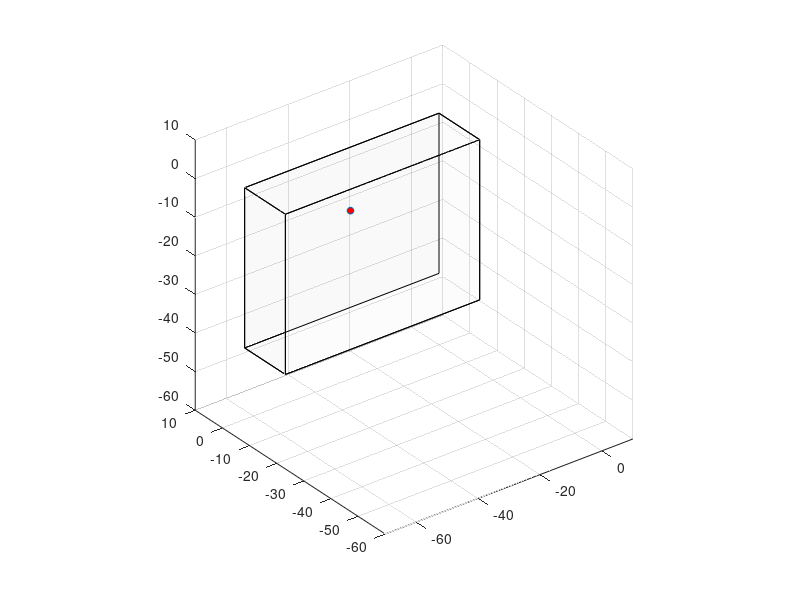

The MATLAB script that drew this image: (Note: this script raises an error after producing the figure.)
fullpathadd = '10_13-7.txt';
position = [10,13,7];
pos_x=position(1);
pos_y=position(2);
pos_z=position(3);



figure;

plot3(-pos_x-30,-pos_y,-pos_z, 'marker','o','MarkerFaceColor',[1 0 0],'Markersize',5);
xlim([-70,10])
ylim([-60,10])
zlim([-60,10])

pbaspect([1 1 1]);
grid on
drawnow;

hold on;

size_x=-62.8;
size_y=-15;
size_z=-41.5;

p1 = [0 0 0];
p2 = [size_x 0 0];
p3 = [size_x 0 size_z];
p4 = [0 0 size_z]; 

x = [p1(1) p2(1) p3(1) p4(1)];
y = [p1(2) p2(2) p3(2) p4(2)];
z = [p1(3) p2(3) p3(3) p4(3)];

fill3(x, y, z, 1,'facealpha',0.01,'facecolor',[0 0 0]);

%back
p1 = [0 size_y 0];
p2 = [size_x size_y 0];
p3 = [size_x size_y size_z];
p4 = [0 size_y size_z]; 

x = [p1(1) p2(1) p3(1) p4(1)];
y = [p1(2) p2(2) p3(2) p4(2)];
z = [p1(3) p2(3) p3(3) p4(3)];

fill3(x, y, z, 1,'facealpha',0.01,'facecolor',[0 0 0]);

%top
p1 = [0 0 size_z];
p2 = [size_x 0 size_z];
p3 = [size_x size_y size_z];
p4 = [0 size_y size_z]; 

x = [p1(1) p2(1) p3(1) p4(1)];
y = [p1(2) p2(2) p3(2) p4(2)];
z = [p1(3) p2(3) p3(3) p4(3)];

fill3(x, y, z, 1,'facealpha',0.01,'facecolor',[0 0 0]);

%bottom
p1 = [0 0 0];
p2 = [size_x 0 0];
p3 = [size_x size_y 0];
p4 = [0 size_y 0]; 

x = [p1(1) p2(1) p3(1) p4(1)];
y = [p1(2) p2(2) p3(2) p4(2)];
z = [p1(3) p2(3) p3(3) p4(3)];

fill3(x, y, z, 1,'facealpha',0.01,'facecolor',[0 0 0]);

%left
p1 = [0 0 0];
p2 = [0 0 size_z];
p3 = [0 size_y size_z];
p4 = [0 size_y 0]; 

x = [p1(1) p2(1) p3(1) p4(1)];
y = [p1(2) p2(2) p3(2) p4(2)];
z = [p1(3) p2(3) p3(3) p4(3)];

fill3(x, y, z, 1,'facealpha',0.01,'facecolor',[0 0 0]);

%right
p1 = [size_x 0 0];
p2 = [size_x 0 size_z];
p3 = [size_x size_y size_z];
p4 = [size_x size_y 0]; 

x = [p1(1) p2(1) p3(1) p4(1)];
y = [p1(2) p2(2) p3(2) p4(2)];
z = [p1(3) p2(3) p3(3) p4(3)];

fill3(x, y, z, 1,'facealpha',0.01,'facecolor',[0 0 0]);


% sensor1 = [4*(sin (0/180*pi)),4*(cos (0/180*pi)),5];
% sensor2 = [4*(sin (120/180*pi)),4*(cos (120/180*pi)),5];
% sensor3 = [4*(sin (240/180*pi)),4*(cos (240/180*pi)),5];
% sensor4 = [0*(sin (120/180*pi)),0*(cos (120/180*pi)),5];
% sensor5 = [4*(sin (45/180*pi)),4*(cos (45/180*pi)),0];
% sensor6 = [4*(sin (165/180*pi)),4*(cos (165/180*pi)),0];
% sensor7 = [4*(sin (285/180*pi)),4*(cos (285/180*pi)),0];
% sensor8 = [0*(sin (120/180*pi)),0*(cos (120/180*pi)),0];
% 
% sensor1 = [5.0001,0.000008,5];
% sensor2 = [5.0002,0.00007,10];
% sensor3 = [5.0003,0.00001,15];
% sensor4 = [5.0004,0.00002,20];
% sensor5 = [10.0001,0.00003,5];
% sensor6 = [10.0002,0.00004,10];
% sensor7 = [10.0003,0.00005,15];
% sensor8 = [10.0004,0.00006,20];

sensor1 = [5,0,5];
sensor2 = [10,0,10];
sensor3 = [15,0,15];
sensor4 = [20,0,20];
sensor5 = [5,0,15];
sensor6 = [10,0,20];
sensor7 = [15,0,25];
sensor8 = [20,0,30];



sensor(1,:)=sensor1;
sensor(2,:)=sensor2;
sensor(3,:)=sensor3;
sensor(4,:)=sensor4;
sensor(5,:)=sensor5;
sensor(6,:)=sensor6;
sensor(7,:)=sensor7;
sensor(8,:)=sensor8;

% plot3(-5-30,0,-5, 'marker','o','MarkerFaceColor',[0 0.5 0.5],'Markersize',5);
% plot3(-10-30,0,-10, 'marker','o','MarkerFaceColor',[0 0.5 0.5],'Markersize',5);
% plot3(-15-30,0,-15, 'marker','o','MarkerFaceColor',[0 0.5 0.5],'Markersize',5);
% plot3(-20-30,0,-20, 'marker','o','MarkerFaceColor',[0 0.5 0.5],'Markersize',5);
% plot3(-5-30,0,-15, 'marker','o','MarkerFaceColor',[0 0.5 0.5],'Markersize',5);
% plot3(-10-30,0,-20, 'marker','o','MarkerFaceColor',[0 0.5 0.5],'Markersize',5);
% plot3(-15-30,0,-25, 'marker','o','MarkerFaceColor',[0 0.5 0.5],'Markersize',5);
% plot3(-20-30,0,-30, 'marker','o','MarkerFaceColor',[0 0.5 0.5],'Markersize',5);



maxrange=2048;
formatss = '%s %s %s %s %s %s %s %s';
fd = fopen(fullpathadd,'r','n','UTF-8');
M = textscan(fd,'%f %f %f %f',1,'Delimiter','\t');
max_event=M{2};

k=0; % k-----> event counter, count from zero to the number of events
validnum = 0; % record the number of events which are valid (produce valid results of locations)
jump = 0; 
threshold = 0.15; % calculate the time which the sensor sees the crack wave (using threshold crossing method)
filterthresh = 0.1; % this is to filter out the channels without any value exceeding the threshold values
v=0.304;%0.2257 0.293 % set up speed of acoustic wave travelling inside the asphalt

array = [];
array_count = 1;
while k<max_event

    C = textscan(fd,formatss,maxrange,'Delimiter','\t');
    k=k+1;
    disp(k);
    
    %-----------  initialize the data matrices  ------------
    max=[0,0,0,0,0,0,0,0]; % record the maximum value of each channel
    recvt=[0,0,0,0,0,0,0,0]; % received time of each channel
    pass=[0,0,0,0,0,0,0,0]; % filter the channel
    
    count = 0;
    
    for i=1:8
            for j=1:maxrange
                temp = abs(str2double(C{i}(j)));
                
                if temp>max(i)
                    max(i) = temp;
                end
                
                if temp>threshold && recvt(i)==0
                    recvt(i)=(j-1); % j-1 will be consistent to the waveform reading
                end   
                
                if temp>filterthresh && pass(i)==0
                    pass(i)=1;
                    count = count+1;
                end 

            end
    end
    
    if count <= 4
        continue;
    end

    
    
    TT=[0,0,0,0,0];
    NN=[0,0,0,0,0];
    
    sortedrecvt= sort(recvt,'ascend');
    
    n=1;
    for zz=1:8
        
        if n==6
            break;
        end
      
        for w=1:8
            if recvt(w)==sortedrecvt(zz)&& w~=NN(1)&& w~=NN(2)&& w~=NN(3)&& w~=NN(4)
                TT(n)=recvt(w);
                NN(n)=w;
                n=n+1;
                break;
            end
        end
     
    end        
    
    disp(['NN: ' mat2str(NN)]) ;
    disp(['TT: ' mat2str(TT)]) ;
    
    
    sensor_flag = [0,0,0,0,0,0,0,0];
    
    for xx = 1:5
        
        sensor_flag(NN(xx)) = 1;
        
    end

    
        
    sensor_temp=zeros([5,3]);
    recv_time_temp = [0,0,0,0,0];
    ccccc=1;
    for i = 1:8
        if sensor_flag(i)==1 
            sensor_temp(ccccc,:)=sensor(i,:);
            recv_time_temp(ccccc) = recvt(i);
            ccccc = ccccc+1;
        end
    end

    a1 = sensor_temp(1,1);
    b1 = sensor_temp(1,2);
    c1 = sensor_temp(1,3);
    a2 = sensor_temp(2,1);
    b2 = sensor_temp(2,2);
    c2 = sensor_temp(2,3);
    a3 = sensor_temp(3,1);
    b3 = sensor_temp(3,2);
    c3 = sensor_temp(3,3);
    a4 = sensor_temp(4,1);
    b4 = sensor_temp(4,2);
    c4 = sensor_temp(4,3);
    a5 = sensor_temp(5,1);
    b5 = sensor_temp(5,2);
    c5 = sensor_temp(5,3);
    
    t1 = recv_time_temp(1);
    t2 = recv_time_temp(2);
    t3 = recv_time_temp(3);
    t4 = recv_time_temp(4);
    t5 = recv_time_temp(5);
   
%     iteration_distance = 99999;
%     old_solution = [0,0,0];
%     iteration_counter = 0;
%     while iteration_distance>0.3 && iteration_counter<10
        A = zeros([4,3]);
        B = zeros([4,1]);

        A(1,1)=2*a1-2*a2;
       
        A(1,2)=2*c1-2*c2;
        A(1,3)=2*v^2*t2-2*v^2*t1;

        A(2,1)=2*a1-2*a3;
    
        A(2,2)=2*c1-2*c3;
        A(2,3)=2*v^2*t3-2*v^2*t1;

        A(3,1)=2*a1-2*a4;
        
        A(3,2)=2*c1-2*c4;
        A(3,3)=2*v^2*t4-2*v^2*t1;

        A(4,1)=2*a1-2*a5;
    
        A(4,2)=2*c1-2*c5;
        A(4,3)=2*v^2*t5-2*v^2*t1;

        B(1,1)=(a1)^2-(a2)^2+(b1)^2-(b2)^2+(c1)^2-(c2)^2+v^2*(t2)^2-v^2*(t1)^2;
        B(2,1)=(a1)^2-(a3)^2+(b1)^2-(b3)^2+(c1)^2-(c3)^2+v^2*(t3)^2-v^2*(t1)^2;
        B(3,1)=(a1)^2-(a4)^2+(b1)^2-(b4)^2+(c1)^2-(c4)^2+v^2*(t4)^2-v^2*(t1)^2;
        B(4,1)=(a1)^2-(a5)^2+(b1)^2-(b5)^2+(c1)^2-(c5)^2+v^2*(t5)^2-v^2*(t1)^2;
% 
        disp('matrix');
%         disp(A);
%         disp(B);
        
        A_T=transpose(A);
       
        solution = (A_T*A)\(A_T*B); 

        
% 
        disp('old solution');
        disp(solution);
%         
        X1 = solution(1);
        Z1 = solution(2);
        S=zeros(5,1);
        
        
        syms Y
        if t1~=t2 
        S1 = solve(((X1-a1)^2+Y^2+(Z1-c1)^2)^0.5-((X1-a2)^2+Y^2+(Z1-c2)^2)^0.5==v*(t1-t2));
        if isempty(S1)==0
        S(1)=(abs(double(S1(1))));
        end
        end
%         if isempty(S)==1
        if t1~=t3  
        S2 = solve(((X1-a1)^2+Y^2+(Z1-c1)^2)^0.5-((X1-a3)^2+Y^2+(Z1-c3)^2)^0.5==v*(t1-t3));
        if isempty(S2)==0
        S(2)=(abs(double(S2(1))));
        end
        end
%         end
        
%         if isempty(S)==1
            if t2~=t3 
            S3 = solve(((X1-a2)^2+Y^2+(Z1-c2)^2)^0.5-((X1-a3)^2+Y^2+(Z1-c3)^2)^0.5==v*(t2-t3));
            if isempty(S3)==0
            S(3)=(abs(double(S3(1))));
            end
            end
%         end
        
%        if isempty(S)==1
%             continue
%          end
            if t2~=t4 
            S4 = solve(((X1-a2)^2+Y^2+(Z1-c2)^2)^0.5-((X1-a4)^2+Y^2+(Z1-c4)^2)^0.5==v*(t2-t4));
            if isempty(S4)==0
            S(4)=(abs(double(S4(1))));
            end
            end
            if t1~=t4 
            S5 = solve(((X1-a1)^2+Y^2+(Z1-c1)^2)^0.5-((X1-a4)^2+Y^2+(Z1-c4)^2)^0.5==v*(t1-t4));
            if isempty(S5)==0
            S(5)=(abs(double(S5(1))));
            end
            end
            
        
            
            
        
        
        
        
        
       
        disp('old s')
        disp(S)
        
        actual_y_1 = (sum(S(S~=0))./sum(S~=0));
        actual_y = actual_y_1(1);
        
        BBB=S-actual_y;
        
        S(abs(BBB)>std(S))=0
        
        actual_y_1 = (sum(S(S~=0))./sum(S~=0));
        actual_y = actual_y_1(1);
        
        
        disp('y=');
        disp(actual_y);
        
        solution(3) = actual_y;
        
        disp('solution');
        disp(solution);
        
        disp('error:');
        error = ((solution(1)-position(1))^2+(solution(2)-position(3))^2)^0.5+((solution(3)-position(2))^2)^0.5;
        disp(error);
        
%         disp('iternation difference');
%         iteration_distance = ((solution(1)-old_solution(1))^2+(solution(2)-old_solution(2))^2+(solution(3)-old_solution(3))^2)^0.5;
%         disp(iteration_distance);
        
        %calculate new distance and calculated position
        distance = zeros([5,1]);
%         new_v = zeros([4,1]);
%         average_speed = 0;
        %     to be continued

%         for i=1:5
%             distance(i)=((solution(1)-sensor_temp(i,1))^2+(solution(2)-sensor_temp(i,2))^2+(solution(3)-sensor_temp(i,3))^2)^0.5;
%         end

% 
%         
%         i=0;
%         for j=1:4
%             
%             if distance(j+1)==distance(j) || recv_time_temp(j+1)==recv_time_temp(j)
%                 continue;            
%             end
%             new_v(j)=(distance(j+1)-distance(j))/(recv_time_temp(j+1)-recv_time_temp(j));
%             i=i+1;
%             if average_speed == 0
%                 average_speed = new_v(j);
%             else
%                 average_speed = ((average_speed*(i-1))+new_v(j))/i;
%             end
%         end

        
%         v = average_speed;
% 
%         old_solution = [solution(1),solution(2),solution(3)];
%     
%         iteration_counter = iteration_counter+1;
%     end
%     
%     disp('iteration done');
%     disp(solution);
%     disp(v);
%     
    array = [array;k,solution(1),solution(2),solution(3),error];
    array_count = array_count+1;
    
    if error<10
        plot3(-solution(1)-30, -solution(3), -solution(2), 'marker','+');
    end
end

disp(array);












